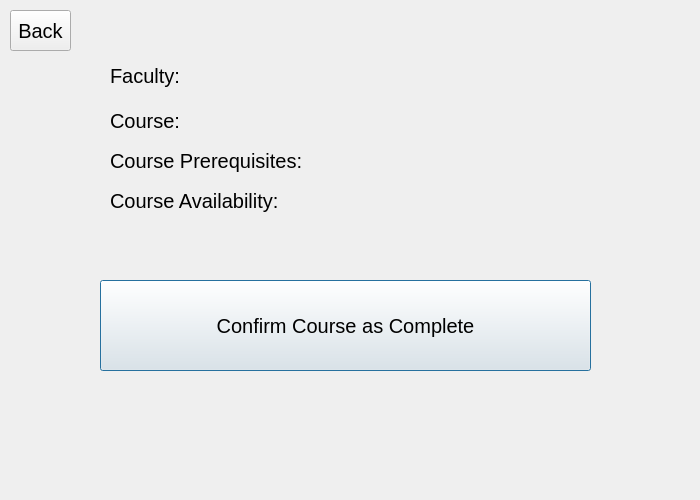
<?xml version="1.0" encoding="UTF-8"?>
<ui version="4.0">
 <class>prerequisitePage</class>
 <widget class="QDialog" name="prerequisitePage">
  <property name="geometry">
   <rect>
    <x>0</x>
    <y>0</y>
    <width>700</width>
    <height>500</height>
   </rect>
  </property>
  <property name="windowTitle">
   <string>Dialog</string>
  </property>
  <property name="styleSheet">
   <string notr="true">background-color:light gray</string>
  </property>
  <widget class="QPushButton" name="addcourse">
   <property name="geometry">
    <rect>
     <x>100</x>
     <y>280</y>
     <width>491</width>
     <height>91</height>
    </rect>
   </property>
   <property name="font">
    <font>
     <pointsize>15</pointsize>
    </font>
   </property>
   <property name="text">
    <string>Confirm Course as Complete</string>
   </property>
  </widget>
  <widget class="QLabel" name="courseprereqs">
   <property name="geometry">
    <rect>
     <x>110</x>
     <y>120</y>
     <width>501</width>
     <height>81</height>
    </rect>
   </property>
   <property name="font">
    <font>
     <pointsize>15</pointsize>
    </font>
   </property>
   <property name="text">
    <string>Course Prerequisites:</string>
   </property>
   <property name="wordWrap">
    <bool>true</bool>
   </property>
  </widget>
  <widget class="QLabel" name="facultyname">
   <property name="geometry">
    <rect>
     <x>110</x>
     <y>50</y>
     <width>361</width>
     <height>51</height>
    </rect>
   </property>
   <property name="font">
    <font>
     <pointsize>15</pointsize>
    </font>
   </property>
   <property name="text">
    <string>Faculty: </string>
   </property>
  </widget>
  <widget class="QLabel" name="coursename">
   <property name="geometry">
    <rect>
     <x>110</x>
     <y>90</y>
     <width>361</width>
     <height>61</height>
    </rect>
   </property>
   <property name="font">
    <font>
     <pointsize>15</pointsize>
    </font>
   </property>
   <property name="text">
    <string>Course: </string>
   </property>
  </widget>
  <widget class="QLabel" name="courseavailability">
   <property name="geometry">
    <rect>
     <x>110</x>
     <y>180</y>
     <width>341</width>
     <height>41</height>
    </rect>
   </property>
   <property name="font">
    <font>
     <pointsize>15</pointsize>
    </font>
   </property>
   <property name="text">
    <string>Course Availability:</string>
   </property>
  </widget>
  <widget class="QLabel" name="messagebox">
   <property name="geometry">
    <rect>
     <x>110</x>
     <y>240</y>
     <width>281</width>
     <height>16</height>
    </rect>
   </property>
   <property name="text">
    <string/>
   </property>
  </widget>
  <widget class="QPushButton" name="backToPage">
   <property name="geometry">
    <rect>
     <x>10</x>
     <y>10</y>
     <width>61</width>
     <height>41</height>
    </rect>
   </property>
   <property name="font">
    <font>
     <pointsize>15</pointsize>
    </font>
   </property>
   <property name="text">
    <string>Back</string>
   </property>
  </widget>
 </widget>
 <resources/>
 <connections/>
</ui>
